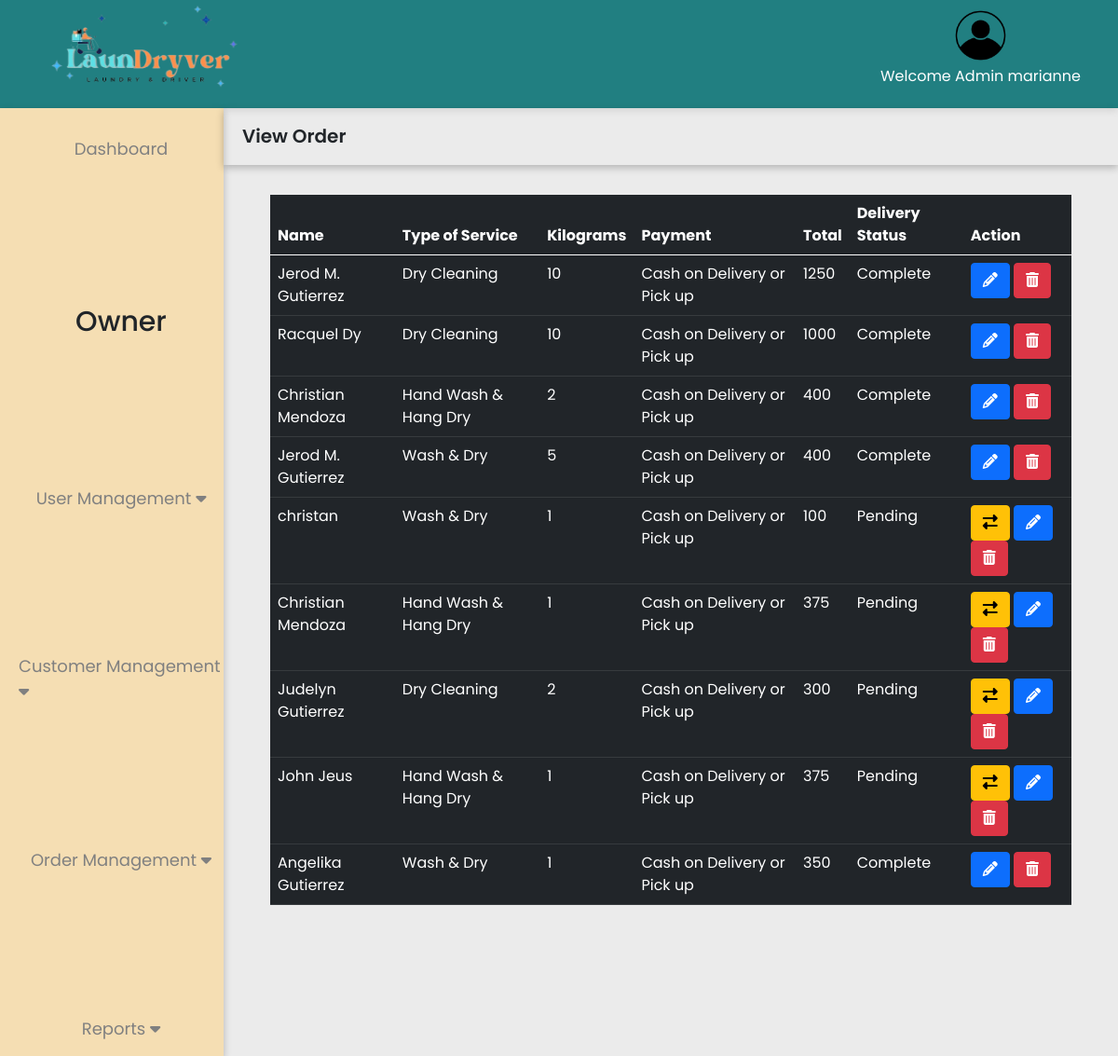
Page /Dashboard/viewOrder.php (signed in) on the committed database.
### tables this page shows
CREATE TABLE `customers_products` (
  `product_id` int(255) NOT NULL,
  `name` varchar(255) NOT NULL,
  `type_cleaning` varchar(255) NOT NULL,
  `kilograms` int(255) NOT NULL,
  `clean_price` int(255) NOT NULL,
  `special_item` int(255) NOT NULL,
  `press_iron` int(255) NOT NULL,
  `payment` varchar(255) NOT NULL,
  `total` int(255) NOT NULL,
  `status` varchar(255) NOT NULL,
  `user_id` int(255) NOT NULL
);

CREATE TABLE `customers_address` (
  `address_id` int(255) NOT NULL,
  `fullname` varchar(255) NOT NULL,
  `contact` varchar(255) NOT NULL,
  `address` varchar(255) NOT NULL,
  `user_id` int(255) NOT NULL
);

### Dashboard/viewOrder.php (the view, shortened to what this page needs)
<?php
    require_once '../Login&registration/dbconnect.php';
?>
<!DOCTYPE html>
<html lang="en">
<head>
    <link href="https://cdn.jsdelivr.net/npm/bootstrap@5.0.2/dist/css/bootstrap.min.css" rel="stylesheet">
    <link rel="stylesheet" href="https://cdn.jsdelivr.net/npm/swiper/swiper-bundle.min.css" />
    <link rel="stylesheet" href="https://cdnjs.cloudflare.com/ajax/libs/animate.css/4.1.1/animate.min.css" />
    <link rel="stylesheet" href="Mainsystem.css">
    <link href="https://unpkg.com/aos@2.3.1/dist/aos.css" rel="stylesheet">
</head>
<body>
<div class="container1">
    <div class="header">
        <div class="logo"><img src="/LaundryWebsite/Index/images/logo.png"></div>
        <div class="user"><img src="/LaundryWebsite/Index/images/user.png" alt="user">
        <p>Welcome Admin <?php echo $_SESSION["username"] ?></p>
    </div>
    </div>
    <div class="content">
    <div class="nav">
        <a href="/LaundryWebsite/Dashboard/dashboardHome.php" ><p id="dash">Dashboard</p></a>
        <h4>Owner</h4>
        <span class="dropdown-btn">
            <p>User Management <i class="fa fa-caret-down"></i></p>
        </span>
        <span class="dropdown-btn">
        <p>Customer Management  <i class="fa fa-caret-down"></i></p>
        </span>
        <span class="dropdown-btn">
        <p>Order Management  <i class="fa fa-caret-down"></i></p>
        </span>
        <span class="dropdown-btn">
        <p>Reports <i class="fa fa-caret-down"></i></p>
        </span>
    </div>
    <div class="contentFlex">
        <span class="contentName">
            <p>View Order</p>
        </span>
        <div class="table-responsive m-t-40">
                                    <table id="myTable" class="table table-dark table-hover ">
                                        <thead>
                                            <tr>
                                                <th>Name</th>
                                                <th>Type of Service</th>
                                                 <th>Kilograms</th>
                                                <th>Payment</th>
                                                <th>Total</th>
                                                <th>Delivery Status</th>
                                                <th>Action</th>
                                            </tr>
                                        </thead>
                                        <tbody>
                                    <?php
                                    $sql = "SELECT * FROM customers_products";
                                     $result = $connection->query($sql);
                                   while($row = $result->fetch_assoc()) {
                                   $sql1 = "SELECT * FROM  customers_address where address_id  ='".$row['name']."'";
                                   $result1 = $connection->query($sql1);
                                    $row1 = $result1->fetch_assoc();
                                      ?>
                                            <tr>
                                                <td><?php echo $row1['fullname']; ?></td>
                                                <?php if($row['type_cleaning']==75 )
                                                    { ?>
                                                        <td>Hand Wash & Hang Dry</td>
                                                   <?php }
                                                   elseif($row['type_cleaning']==50)
                                                   { ?>
                                                        <td>Wash & Dry</td>
                                                  <?php }
                                                  else
                                                  { ?>
                                                        <td>Dry Cleaning</td>
                                                 <?php }
                                                ?>
                                                <td><?php echo $row['kilograms']; ?></td>
                                                <td><?php echo $row['payment']; ?></td>
                                                <td><?php echo $row['total']; ?></td>
                                                <?php if($row['status']==0)
                                                { ?>
                                                    <td>Pending</td>
                                                 <?php }
                                                 else
                                                 { ?>
                                                    <td>Complete</td>
                                                 <?php }
                                                ?>
                                                <td>
                                                <?php if($row['status']==0)
                                                { ?>
                                                    <a href="completeOrder.php?id=<?php echo $row['product_id']?>"><button type="button" class="btn btn-xs btn-warning" ><i class="fa fa-exchange"></i></button></a>
                                                <?php }
                                                ?>
                                                <a href="updateOrderAcc.php?id=<?php echo $row['product_id']?>"><button type="button" class="btn btn-xs btn-primary"><i class="fa fa-pencil"></i></button></a>
                                                <a href="viewOrder.php?id=<?php echo $row['product_id']?>"><button type="button" class="btn btn-xs btn-danger"><i class="fa fa-trash"></i></button></a>
                                                </td>
                                            </tr>
                                          <?php } ?>
                                        </tbody>
                                    </table>
                                </div>
    </div>
    </div>
</div>
</body>
</html>

### LDsystem/Mainsystem.css (style rules this page uses)
* { margin: 0; padding: 0; font-family: 'Poppins', sans-serif; scroll-behavior: smooth; }
body { background: rgb(235, 235, 235); }
.nav { background: #217f81; display: flex; justify-content: space-between; align-items: center; box-shadow: rgba(0, 0, 0, 0.24) 0px 3px 8px; }
.logo img { width: 30%; margin-left: 50px; transition: .3s ease-in; }

### Dashboard/viewOrder.php (style rules this page uses)
* { padding: 0; margin: 0; font-family: 'Poppins', sans-serif; scroll-behavior: smooth; }
.container1 { height: auto; }
.header { display: flex; justify-content: space-between; align-items: center; width: 100%; height: auto; background-color: #217f81; box-shadow: rgba(99, 99, 99, 0.2) 0px 2px 8px 0px; padding-left: 20px; padding-right: 40px; }
.header .logo img { width: 45%; margin-left: 20px; }
.header .user img { width: 30%; }
.header .user { text-align: center; color: #fff; transition: .3s ease-in; }
.content { display: flex; height: 100vh; }
.content .nav { display: flex; flex-direction: column; width: 25%; background-color: wheat; padding-top: 20px; }
.content .nav a { text-decoration: none; }
#dash { margin-top: 10px ; }
.content .nav p { font-size: 18px; color: grey; transition: .3s ease-in; margin-left: 20px; }
.content .nav h4 { font-size: 30px; margin-bottom: 20px; margin-left: 20px; }
.contentFlex { width: 100%; display: flex; flex-direction: column; gap: 2rem; }
.contentName { box-shadow: rgba(0, 0, 0, 0.24) 0px 3px 8px; }
.contentName p { margin-top: 15px; margin-left: 20px; font-size: 20px; font-weight: 600; }
.table-responsive { margin-bottom: 30px; margin-left: 50px; margin-right: 50px; }

### rows in the picture
customers_products: customers_address.fullname "Jerod M. Gutierrez", type_cleaning "Dry Cleaning", kilograms "10", payment "Cash on Delivery or Pick up", total "1250", status "Complete"
customers_products: customers_address.fullname "Racquel Dy", type_cleaning "Dry Cleaning", kilograms "10", payment "Cash on Delivery or Pick up", total "1000", status "Complete"
customers_products: customers_address.fullname "Christian Mendoza", type_cleaning "Hand Wash & Hang Dry", kilograms "2", payment "Cash on Delivery or Pick up", total "400", status "Complete"
customers_products: customers_address.fullname "Jerod M. Gutierrez", type_cleaning "Wash & Dry", kilograms "5", payment "Cash on Delivery or Pick up", total "400", status "Complete"
customers_products: customers_address.fullname "christan", type_cleaning "Wash & Dry", kilograms "1", payment "Cash on Delivery or Pick up", total "100", status "Pending"
customers_products: customers_address.fullname "Christian Mendoza", type_cleaning "Hand Wash & Hang Dry", kilograms "1", payment "Cash on Delivery or Pick up", total "375", status "Pending"
customers_products: customers_address.fullname "Judelyn Gutierrez", type_cleaning "Dry Cleaning", kilograms "2", payment "Cash on Delivery or Pick up", total "300", status "Pending"
customers_products: customers_address.fullname "John Jeus", type_cleaning "Hand Wash & Hang Dry", kilograms "1", payment "Cash on Delivery or Pick up", total "375", status "Pending"
customers_products: customers_address.fullname "Angelika Gutierrez", type_cleaning "Wash & Dry", kilograms "1", payment "Cash on Delivery or Pick up", total "350", status "Complete"

### other values in the picture
$_SESSION["username"] "marianne"
